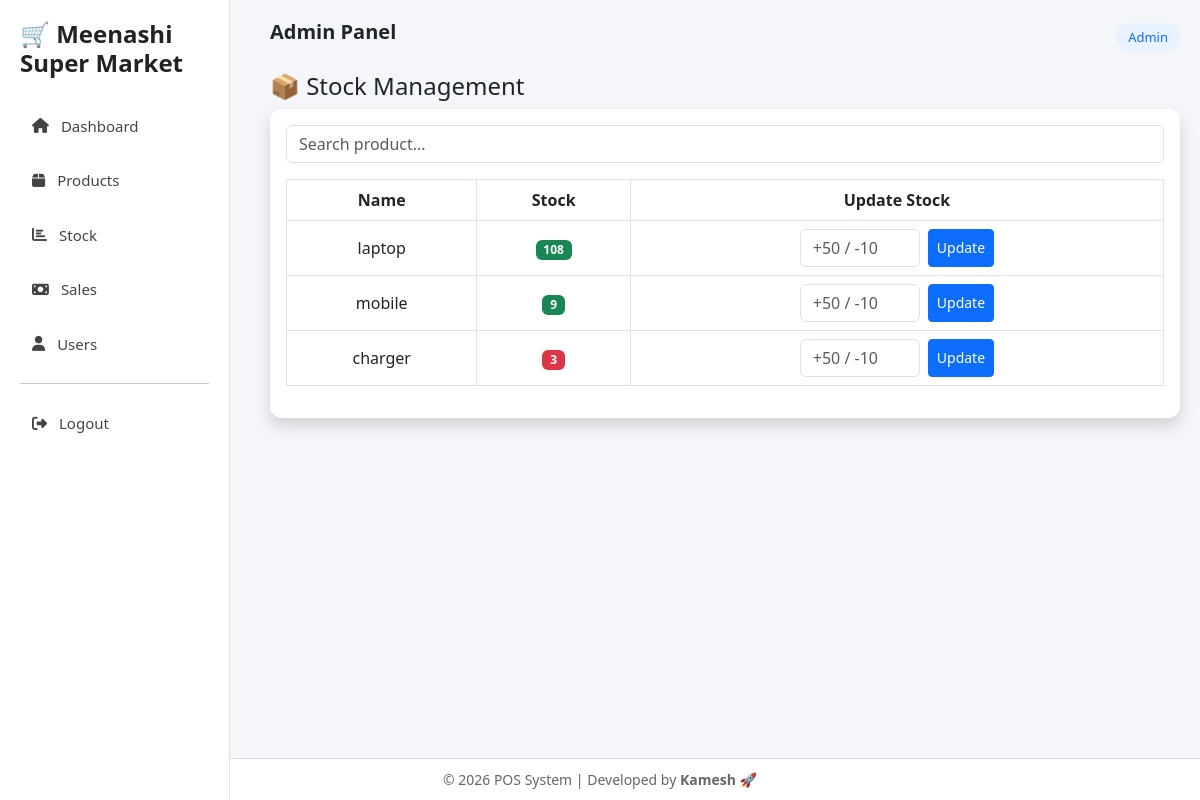
/stock (signed in), run on the app's committed database.
### models.py (models this page shows)
class Product(db.Model):
    __tablename__ = "product"
    id = db.Column(db.Integer, primary_key=True)
    name = db.Column(db.String(100))
    barcode = db.Column(db.String(50), unique=True, nullable=True)
    price = db.Column(db.Float)
    stock = db.Column(db.Integer)

### app.py (the view)
@app.route("/stock")
def stock():
    if session.get("role") != "admin":
        return redirect("/")
    return render_template("stock.html", products=Product.query.all())

### templates/stock.html (shortened to what this page needs)
{% extends "base.html" %}
{% block content %}
<h4>📦 Stock Management</h4>
<div class="card p-3 shadow">
<input id="search" class="form-control mb-3" placeholder="Search product...">
<table class="table table-bordered text-center align-middle">
<thead>
<tr>
<th>Name</th>
<th>Stock</th>
<th>Update Stock</th>
</tr>
</thead>
<tbody id="tableBody">
{% for p in products %}
<tr>
<td>{{p.name}}</td>
<td>
<span class="badge bg-{{ 'danger' if p.stock < 5 else 'success' }}">
{{p.stock}}
</span>
</td>
<td>
<form method="POST" action="/update_stock" class="d-flex justify-content-center gap-2">
<input name="change" type="number"
placeholder="+50 / -10"
class="form-control"
style="width:120px;" required>
<button class="btn btn-primary btn-sm">
Update
</button>
</form>
</td>
</tr>
{% endfor %}
</tbody>
</table>
</div>
{% endblock %}

### templates/base.html (style rules this page uses)
html, body { height:100%; }
body { display:flex; flex-direction:column; background:#f4f6f9; font-family:'Segoe UI', sans-serif; }
.card { border:none; border-radius:12px; }
.table { background:white; border-radius:10px; }

### data on the page
Product: name "laptop", stock "108"
Product: name "mobile", stock "9"
Product: name "charger", stock "3"
